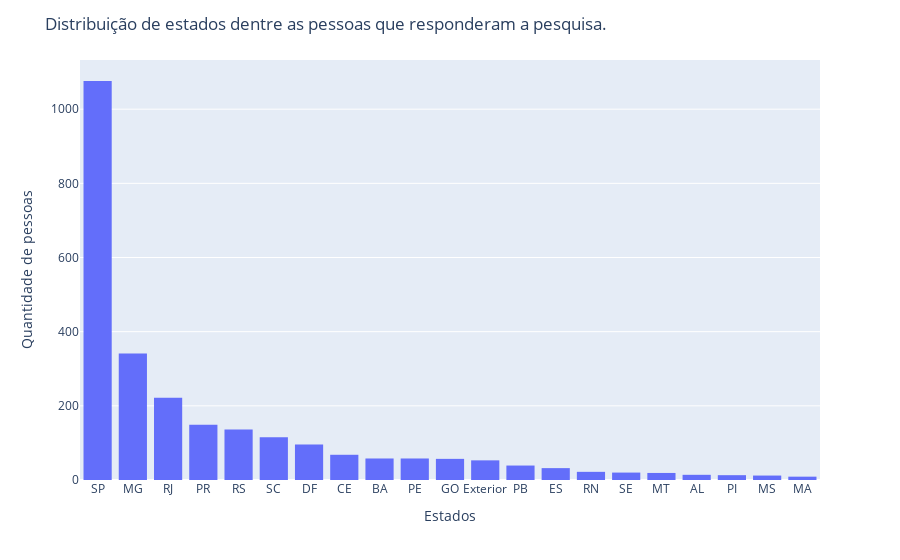

Notebook code for this chart:
### Code cell
fig = px.histogram(df_1, x="('P1_e_a ', 'uf onde mora')").update_layout(
    title='Distribuição de estados dentre as pessoas que responderam a pesquisa.', 
    xaxis_title='Estados', 
    yaxis_title='Quantidade de pessoas', 
    xaxis={'categoryorder':'total descending'}
)

fig.show()

### Figure 1 — Plotly figure (JSON) as saved in the notebook; plotly's stock layout.template omitted (floating-point values rounded to 4 significant figures; data arrays with more than 128 entries replaced by an {"elided": "..."} marker saying what was removed)
{"data": [{"alignmentgroup": "True", "bingroup": "x", "hovertemplate": "('P1_e_a ', 'uf onde mora')=%{x}<br>count=%{y}<extra></extra>", "legendgroup": "", "marker": {"color": "#636efa", "pattern": {"shape": ""}}, "name": "", "offsetgroup": "", "orientation": "v", "showlegend": false, "type": "histogram", "x": {"elided": "2645 str values"}, "xaxis": "x", "yaxis": "y"}], "layout": {"barmode": "relative", "legend": {"tracegroupgap": 0}, "margin": {"t": 60}, "title": {"text": "Distribuição de estados dentre as pessoas que responderam a pesquisa."}, "xaxis": {"anchor": "y", "categoryorder": "total descending", "domain": [0, 1], "title": {"text": "Estados"}}, "yaxis": {"anchor": "x", "domain": [0, 1], "title": {"text": "Quantidade de pessoas"}}}}
